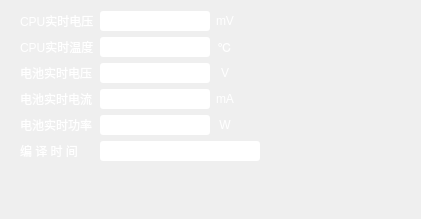
<?xml version="1.0" encoding="UTF-8"?>
<ui version="4.0">
 <class>DebugHardware</class>
 <widget class="QWidget" name="DebugHardware">
  <property name="geometry">
   <rect>
    <x>0</x>
    <y>0</y>
    <width>421</width>
    <height>219</height>
   </rect>
  </property>
  <property name="windowTitle">
   <string>Form</string>
  </property>
  <layout class="QGridLayout" name="gridLayout_2">
   <property name="leftMargin">
    <number>20</number>
   </property>
   <item row="0" column="0">
    <layout class="QGridLayout" name="gridLayout">
     <item row="0" column="0">
      <widget class="QLabel" name="label_22">
       <property name="styleSheet">
        <string notr="true">QLabel {color:white}</string>
       </property>
       <property name="text">
        <string>CPU实时电压</string>
       </property>
      </widget>
     </item>
     <item row="0" column="1">
      <widget class="QLineEdit" name="lineEdit_CPU_VCC">
       <property name="minimumSize">
        <size>
         <width>70</width>
         <height>0</height>
        </size>
       </property>
       <property name="styleSheet">
        <string notr="true">QLineEdit,QDateTimeEdit{
border:0px solid #242424;
border-radius:3px;
padding:2px;
color:#FFFFFF;
selection-background-color:#1C1C28;
selection-color:#0EC3FD;
}</string>
       </property>
       <property name="alignment">
        <set>Qt::AlignRight|Qt::AlignTrailing|Qt::AlignVCenter</set>
       </property>
      </widget>
     </item>
     <item row="0" column="2">
      <widget class="QLabel" name="label_24">
       <property name="styleSheet">
        <string notr="true">QLabel {color:white}</string>
       </property>
       <property name="text">
        <string notr="true">mV</string>
       </property>
       <property name="alignment">
        <set>Qt::AlignCenter</set>
       </property>
      </widget>
     </item>
     <item row="1" column="0">
      <widget class="QLabel" name="label_23">
       <property name="styleSheet">
        <string notr="true">QLabel {color:white}</string>
       </property>
       <property name="text">
        <string>CPU实时温度</string>
       </property>
      </widget>
     </item>
     <item row="1" column="1">
      <widget class="QLineEdit" name="lineEdit_CPU_TEMP">
       <property name="minimumSize">
        <size>
         <width>70</width>
         <height>0</height>
        </size>
       </property>
       <property name="styleSheet">
        <string notr="true">QLineEdit,QDateTimeEdit{
border:0px solid #242424;
border-radius:3px;
padding:2px;
color:#FFFFFF;
selection-background-color:#1C1C28;
selection-color:#0EC3FD;
}</string>
       </property>
       <property name="alignment">
        <set>Qt::AlignRight|Qt::AlignTrailing|Qt::AlignVCenter</set>
       </property>
      </widget>
     </item>
     <item row="1" column="2">
      <widget class="QLabel" name="label_25">
       <property name="styleSheet">
        <string notr="true">QLabel {color:white}</string>
       </property>
       <property name="text">
        <string notr="true">℃</string>
       </property>
       <property name="alignment">
        <set>Qt::AlignCenter</set>
       </property>
      </widget>
     </item>
     <item row="2" column="0">
      <widget class="QLabel" name="label_26">
       <property name="styleSheet">
        <string notr="true">QLabel {color:white}</string>
       </property>
       <property name="text">
        <string>电池实时电压</string>
       </property>
      </widget>
     </item>
     <item row="2" column="1">
      <widget class="QLineEdit" name="lineEdit_BATT_VCC">
       <property name="minimumSize">
        <size>
         <width>70</width>
         <height>0</height>
        </size>
       </property>
       <property name="styleSheet">
        <string notr="true">QLineEdit,QDateTimeEdit{
border:0px solid #242424;
border-radius:3px;
padding:2px;
color:#FFFFFF;
selection-background-color:#1C1C28;
selection-color:#0EC3FD;
}</string>
       </property>
       <property name="alignment">
        <set>Qt::AlignRight|Qt::AlignTrailing|Qt::AlignVCenter</set>
       </property>
      </widget>
     </item>
     <item row="2" column="2">
      <widget class="QLabel" name="label_27">
       <property name="styleSheet">
        <string notr="true">QLabel {color:white}</string>
       </property>
       <property name="text">
        <string notr="true">V</string>
       </property>
       <property name="alignment">
        <set>Qt::AlignCenter</set>
       </property>
      </widget>
     </item>
     <item row="2" column="3">
      <spacer name="horizontalSpacer_2">
       <property name="orientation">
        <enum>Qt::Horizontal</enum>
       </property>
       <property name="sizeHint" stdset="0">
        <size>
         <width>20</width>
         <height>20</height>
        </size>
       </property>
      </spacer>
     </item>
     <item row="3" column="0">
      <widget class="QLabel" name="label_28">
       <property name="styleSheet">
        <string notr="true">QLabel {color:white}</string>
       </property>
       <property name="text">
        <string>电池实时电流</string>
       </property>
      </widget>
     </item>
     <item row="3" column="1">
      <widget class="QLineEdit" name="lineEdit_BATT_CUR">
       <property name="minimumSize">
        <size>
         <width>70</width>
         <height>0</height>
        </size>
       </property>
       <property name="styleSheet">
        <string notr="true">QLineEdit,QDateTimeEdit{
border:0px solid #242424;
border-radius:3px;
padding:2px;
color:#FFFFFF;
selection-background-color:#1C1C28;
selection-color:#0EC3FD;
}</string>
       </property>
       <property name="alignment">
        <set>Qt::AlignRight|Qt::AlignTrailing|Qt::AlignVCenter</set>
       </property>
      </widget>
     </item>
     <item row="3" column="2">
      <widget class="QLabel" name="label_29">
       <property name="styleSheet">
        <string notr="true">QLabel {color:white}</string>
       </property>
       <property name="text">
        <string notr="true">mA</string>
       </property>
       <property name="alignment">
        <set>Qt::AlignCenter</set>
       </property>
      </widget>
     </item>
     <item row="4" column="0">
      <widget class="QLabel" name="label_30">
       <property name="styleSheet">
        <string notr="true">QLabel {color:white}</string>
       </property>
       <property name="text">
        <string>电池实时功率</string>
       </property>
      </widget>
     </item>
     <item row="4" column="1">
      <widget class="QLineEdit" name="lineEdit_BATT_P">
       <property name="minimumSize">
        <size>
         <width>70</width>
         <height>0</height>
        </size>
       </property>
       <property name="styleSheet">
        <string notr="true">QLineEdit,QDateTimeEdit{
border:0px solid #242424;
border-radius:3px;
padding:2px;
color:#FFFFFF;
selection-background-color:#1C1C28;
selection-color:#0EC3FD;
}</string>
       </property>
       <property name="text">
        <string/>
       </property>
       <property name="alignment">
        <set>Qt::AlignRight|Qt::AlignTrailing|Qt::AlignVCenter</set>
       </property>
      </widget>
     </item>
     <item row="4" column="2">
      <widget class="QLabel" name="label_33">
       <property name="styleSheet">
        <string notr="true">QLabel {color:white}</string>
       </property>
       <property name="text">
        <string notr="true">W</string>
       </property>
       <property name="alignment">
        <set>Qt::AlignCenter</set>
       </property>
      </widget>
     </item>
     <item row="5" column="0">
      <widget class="QLabel" name="label_19">
       <property name="styleSheet">
        <string notr="true">QLabel {color:white}</string>
       </property>
       <property name="text">
        <string>编 译 时 间</string>
       </property>
      </widget>
     </item>
     <item row="5" column="1" colspan="3">
      <widget class="QLineEdit" name="lineEdit_CompileTime">
       <property name="minimumSize">
        <size>
         <width>70</width>
         <height>0</height>
        </size>
       </property>
       <property name="styleSheet">
        <string notr="true">QLineEdit,QDateTimeEdit{
border:0px solid #242424;
border-radius:3px;
padding:2px;
color:#FFFFFF;
selection-background-color:#1C1C28;
selection-color:#0EC3FD;
}</string>
       </property>
       <property name="alignment">
        <set>Qt::AlignRight|Qt::AlignTrailing|Qt::AlignVCenter</set>
       </property>
      </widget>
     </item>
    </layout>
   </item>
   <item row="0" column="1">
    <spacer name="horizontalSpacer">
     <property name="orientation">
      <enum>Qt::Horizontal</enum>
     </property>
     <property name="sizeHint" stdset="0">
      <size>
       <width>86</width>
       <height>20</height>
      </size>
     </property>
    </spacer>
   </item>
   <item row="1" column="0">
    <spacer name="verticalSpacer">
     <property name="orientation">
      <enum>Qt::Vertical</enum>
     </property>
     <property name="sizeHint" stdset="0">
      <size>
       <width>20</width>
       <height>7</height>
      </size>
     </property>
    </spacer>
   </item>
  </layout>
 </widget>
 <resources/>
 <connections/>
</ui>
